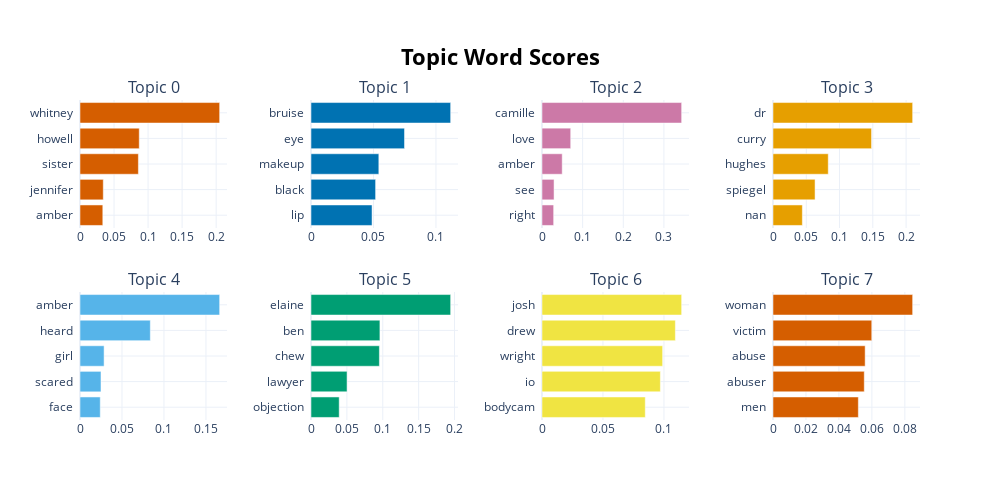

Write notebook code for a chart like this one.
### Code cell
topic_model1.visualize_barchart()

### Figure 1 — Plotly figure (JSON) as saved in the notebook; plotly's stock layout.template omitted (floating-point values rounded to 4 significant figures)
{"data": [{"marker": {"color": "#D55E00"}, "orientation": "h", "type": "bar", "x": [0.03349, 0.0342, 0.08577, 0.08703, 0.2052], "xaxis": "x", "y": ["amber  ", "jennifer  ", "sister  ", "howell  ", "whitney  "], "yaxis": "y"}, {"marker": {"color": "#0072B2"}, "orientation": "h", "type": "bar", "x": [0.04885, 0.05169, 0.05428, 0.07483, 0.1117], "xaxis": "x2", "y": ["lip  ", "black  ", "makeup  ", "eye  ", "bruise  "], "yaxis": "y2"}, {"marker": {"color": "#CC79A7"}, "orientation": "h", "type": "bar", "x": [0.02868, 0.02965, 0.04972, 0.07062, 0.3436], "xaxis": "x3", "y": ["right  ", "see  ", "amber  ", "love  ", "camille  "], "yaxis": "y3"}, {"marker": {"color": "#E69F00"}, "orientation": "h", "type": "bar", "x": [0.0441, 0.06322, 0.08304, 0.1481, 0.2099], "xaxis": "x4", "y": ["nan  ", "spiegel  ", "hughes  ", "curry  ", "dr  "], "yaxis": "y4"}, {"marker": {"color": "#56B4E9"}, "orientation": "h", "type": "bar", "x": [0.02412, 0.02499, 0.02869, 0.08374, 0.1663], "xaxis": "x5", "y": ["face  ", "scared  ", "girl  ", "heard  ", "amber  "], "yaxis": "y5"}, {"marker": {"color": "#009E73"}, "orientation": "h", "type": "bar", "x": [0.03928, 0.05024, 0.09528, 0.09602, 0.1946], "xaxis": "x6", "y": ["objection  ", "lawyer  ", "chew  ", "ben  ", "elaine  "], "yaxis": "y6"}, {"marker": {"color": "#F0E442"}, "orientation": "h", "type": "bar", "x": [0.08469, 0.09707, 0.09894, 0.1094, 0.1145], "xaxis": "x7", "y": ["bodycam  ", "io  ", "wright  ", "drew  ", "josh  "], "yaxis": "y7"}, {"marker": {"color": "#D55E00"}, "orientation": "h", "type": "bar", "x": [0.05178, 0.05538, 0.05591, 0.05992, 0.08473], "xaxis": "x8", "y": ["men  ", "abuser  ", "abuse  ", "victim  ", "woman  "], "yaxis": "y8"}], "layout": {"annotations": [{"font": {"size": 16}, "showarrow": false, "text": "Topic 0", "x": 0.0875, "xanchor": "center", "xref": "paper", "y": 1, "yanchor": "bottom", "yref": "paper"}, {"font": {"size": 16}, "showarrow": false, "text": "Topic 1", "x": 0.3625, "xanchor": "center", "xref": "paper", "y": 1, "yanchor": "bottom", "yref": "paper"}, {"font": {"size": 16}, "showarrow": false, "text": "Topic 2", "x": 0.6375, "xanchor": "center", "xref": "paper", "y": 1, "yanchor": "bottom", "yref": "paper"}, {"font": {"size": 16}, "showarrow": false, "text": "Topic 3", "x": 0.9125, "xanchor": "center", "xref": "paper", "y": 1, "yanchor": "bottom", "yref": "paper"}, {"font": {"size": 16}, "showarrow": false, "text": "Topic 4", "x": 0.0875, "xanchor": "center", "xref": "paper", "y": 0.4, "yanchor": "bottom", "yref": "paper"}, {"font": {"size": 16}, "showarrow": false, "text": "Topic 5", "x": 0.3625, "xanchor": "center", "xref": "paper", "y": 0.4, "yanchor": "bottom", "yref": "paper"}, {"font": {"size": 16}, "showarrow": false, "text": "Topic 6", "x": 0.6375, "xanchor": "center", "xref": "paper", "y": 0.4, "yanchor": "bottom", "yref": "paper"}, {"font": {"size": 16}, "showarrow": false, "text": "Topic 7", "x": 0.9125, "xanchor": "center", "xref": "paper", "y": 0.4, "yanchor": "bottom", "yref": "paper"}], "height": 500, "hoverlabel": {"bgcolor": "white", "font": {"family": "Rockwell", "size": 16}}, "showlegend": false, "title": {"font": {"color": "Black", "size": 22}, "text": "<b>Topic Word Scores", "x": 0.5, "xanchor": "center", "yanchor": "top"}, "width": 1000, "xaxis": {"anchor": "y", "domain": [0, 0.175], "showgrid": true}, "xaxis2": {"anchor": "y2", "domain": [0.275, 0.45], "showgrid": true}, "xaxis3": {"anchor": "y3", "domain": [0.55, 0.725], "showgrid": true}, "xaxis4": {"anchor": "y4", "domain": [0.825, 1], "showgrid": true}, "xaxis5": {"anchor": "y5", "domain": [0, 0.175], "showgrid": true}, "xaxis6": {"anchor": "y6", "domain": [0.275, 0.45], "showgrid": true}, "xaxis7": {"anchor": "y7", "domain": [0.55, 0.725], "showgrid": true}, "xaxis8": {"anchor": "y8", "domain": [0.825, 1], "showgrid": true}, "yaxis": {"anchor": "x", "domain": [0.6, 1], "showgrid": true}, "yaxis2": {"anchor": "x2", "domain": [0.6, 1], "showgrid": true}, "yaxis3": {"anchor": "x3", "domain": [0.6, 1], "showgrid": true}, "yaxis4": {"anchor": "x4", "domain": [0.6, 1], "showgrid": true}, "yaxis5": {"anchor": "x5", "domain": [0, 0.4], "showgrid": true}, "yaxis6": {"anchor": "x6", "domain": [0, 0.4], "showgrid": true}, "yaxis7": {"anchor": "x7", "domain": [0, 0.4], "showgrid": true}, "yaxis8": {"anchor": "x8", "domain": [0, 0.4], "showgrid": true}}}
